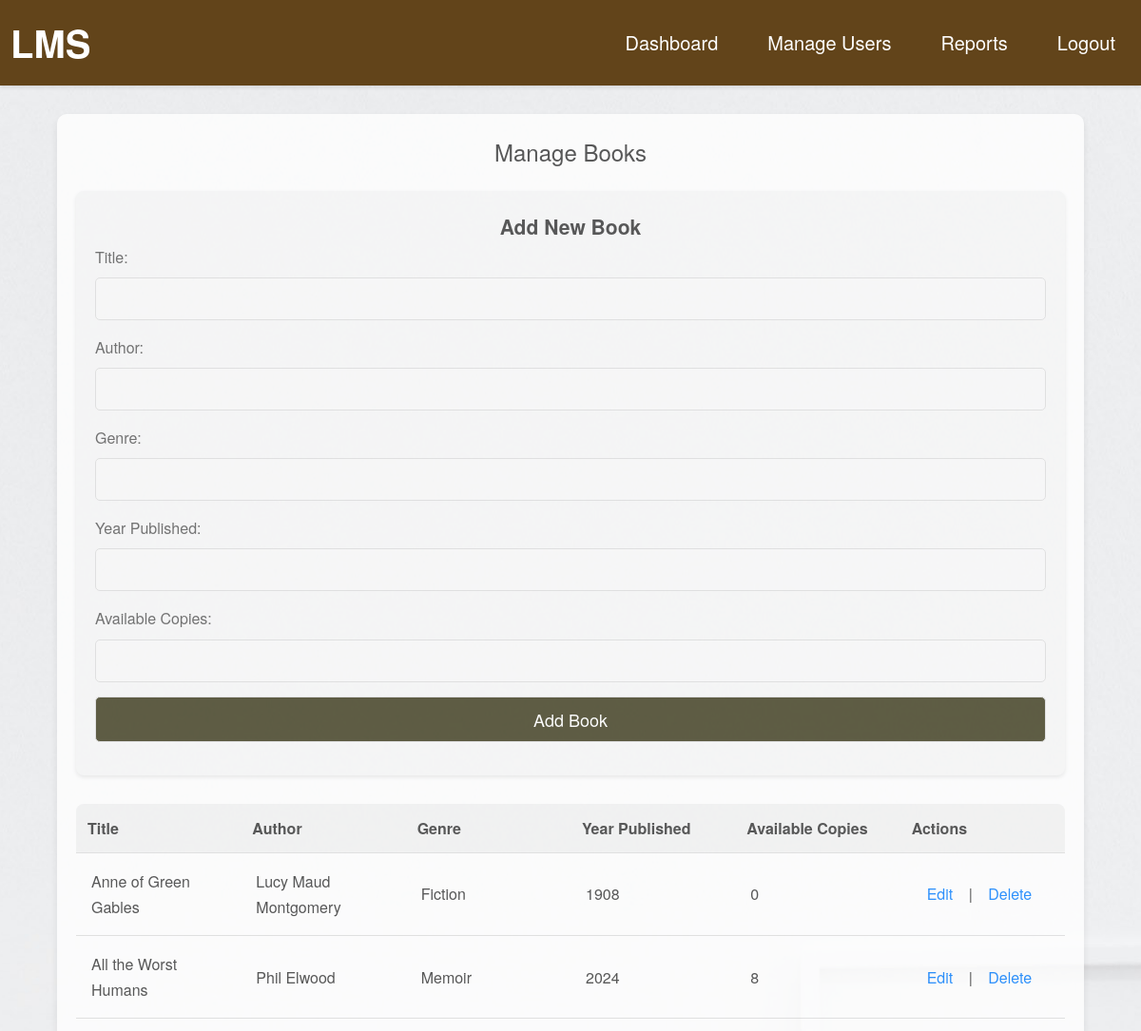
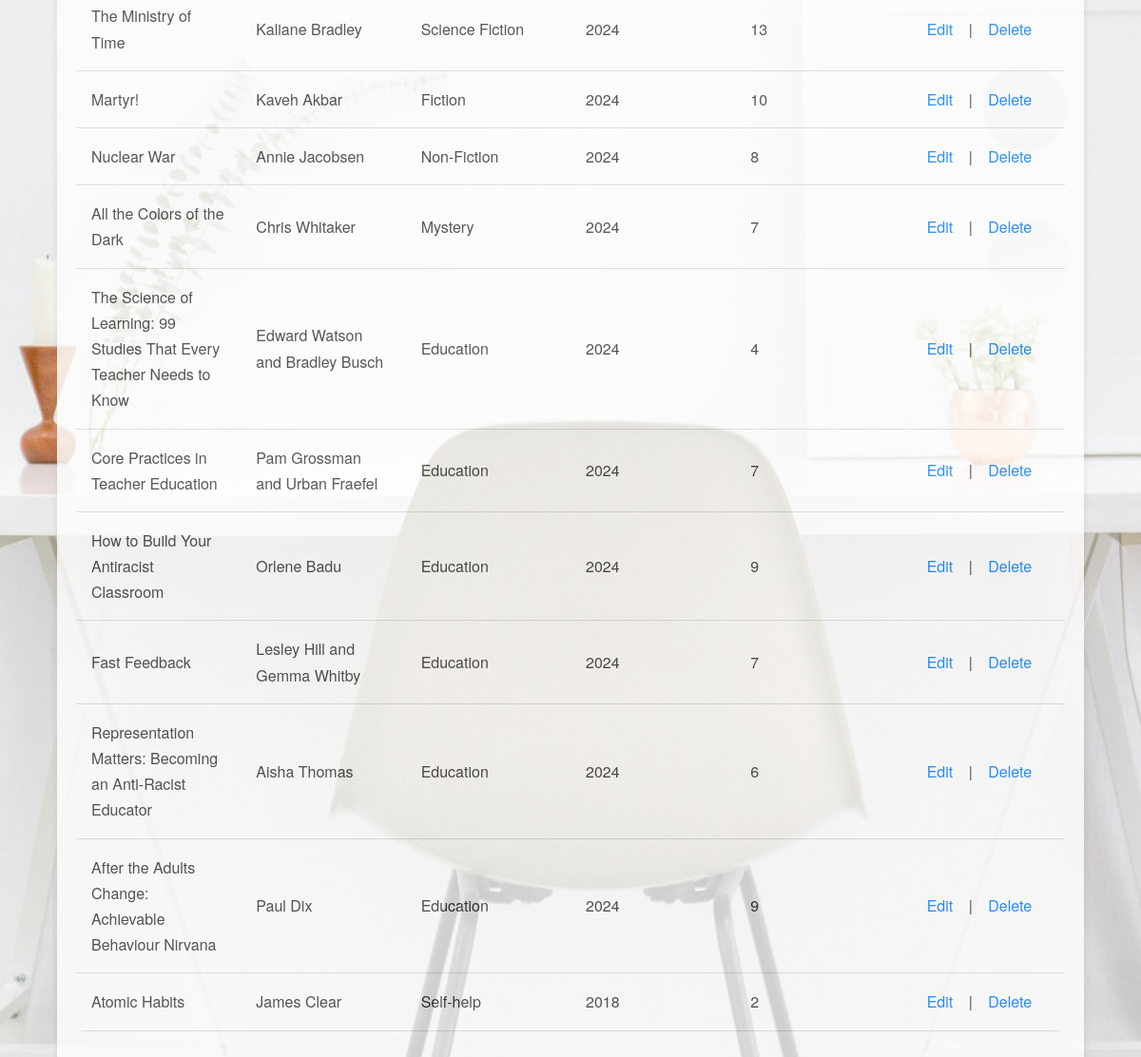
Page /manage_books.php (signed in) on the committed database (2 pictures, top to bottom).
### tables this page shows
CREATE TABLE `books` (
  `BookID` int(11) NOT NULL,
  `Title` varchar(255) NOT NULL,
  `Author` varchar(100) NOT NULL,
  `Genre` varchar(100) DEFAULT NULL,
  `ISBN` varchar(45) NOT NULL,
  `YearPublished` year(4) DEFAULT NULL,
  `TotalCopies` int(11) DEFAULT 0,
  `AvailableCopies` int(11) DEFAULT 0,
  `AddedDate` date DEFAULT NULL
);

### manage_books.php (the view, shortened to what this page needs)
<?php
include 'header.php';
include 'db_connection.php';
$sql = "SELECT * FROM books";
$result = $conn->query($sql);
?>
<!DOCTYPE html>
<html>
<head>
    <link rel="stylesheet" type="text/css" href="css/styles.css">
</head>
<body style="background-image: url('./res/admin.jpg'); background-size: cover; background-position: center; background-repeat: no-repeat;">
    <div class="reports-container">
        <h2>Manage Books</h2>
        <form method="POST" action="" class="add-book-form">
            <h3>Add New Book</h3>
            <label for="title">Title:</label>
            <input type="text" id="title" name="title" required>
            <label for="author">Author:</label>
            <input type="text" id="author" name="author" required>
            <label for="genre">Genre:</label>
            <input type="text" id="genre" name="genre" required>
            <label for="year_published">Year Published:</label>
            <input type="number" id="year_published" name="year_published" required>
            <label for="available_copies">Available Copies:</label>
            <input type="number" id="available_copies" name="available_copies" required>
            <button type="submit" name="add_book">Add Book</button>
        </form>
        <table class="admin-table">
            <thead>
                <tr>
                    <th>Title</th>
                    <th>Author</th>
                    <th>Genre</th>
                    <th>Year Published</th>
                    <th>Available Copies</th>
                    <th>Actions</th>
                </tr>
            </thead>
            <tbody>
                <?php
                if ($result->num_rows > 0) {
                    while ($row = $result->fetch_assoc()) {
                        echo "<tr>
                                <td>" . $row['Title'] . "</td>
                                <td>" . $row['Author'] . "</td>
                                <td>" . $row['Genre'] . "</td>
                                <td>" . $row['YearPublished'] . "</td>
                                <td>" . $row['AvailableCopies'] . "</td>
                                <td>
                                    <a href='edit_book.php?edit=" . $row['BookID'] . "'>Edit</a> |
                                    <a href='manage_books.php?delete=" . $row['BookID'] . "' onclick=\"return confirm('Are you sure you want to delete this book?');\">Delete</a>
                                </td>
                              </tr>";
                    }
                } else {
                    echo "<tr><td colspan='6'>No books available</td></tr>";
                }
                ?>
            </tbody>
        </table>
    </div>
</body>
</html>

### css/styles.css (style rules this page uses)
* { margin: 0; padding: 0; box-sizing: border-box; font-family: 'Helvetica Neue', Arial, sans-serif; }
body { background-image: url('/library.jpg'); background-color: #f5f5f5; background-size: cover; background-position: center; background-repeat: no-repeat; color: #333; font-size: 18px; line-height: 1.7; }
.reports-container { width: 90%; max-width: 1200px; margin: 30px auto; padding: 20px; background-color: #fff; opacity: 80%; border-radius: 10px; box-shadow: 0 4px 8px rgba(0, 0, 0, 0.1); }
.reports-container h2, .reports-container h3 { color: #333; text-align: center; }
.reports-container table { width: 100%; margin-top: 20px; border-collapse: collapse; text-align: left; }
.reports-container th, .reports-container td { padding: 12px; border-bottom: 1px solid #ddd; }
.reports-container th { background-color: #f2f2f2; font-weight: bold; }
h2 { margin-bottom: 20px; font-size: 24px; color: #333; font-weight: 300; }
label { display: block; margin-bottom: 8px; font-size: 16px; color: #555; text-align: left; }
input[type="text"], input[type="email"], input[type="password"], input[type="number"], input[type="date"], select { width: 100%; padding: 10px; margin-bottom: 15px; border: 1px solid #ddd; border-radius: 5px; font-size: 16px; background-color: #f9f9f9; }
button { width: 100%; padding: 12px; background-color: #007BFF; border: none; border-radius: 5px; color: white; font-size: 16px; cursor: pointer; transition: background-color 0.3s ease; }
table { width: 100%; margin-top: 20px; border-collapse: collapse; text-align: left; border-spacing: 0; background-color: #fff; table-layout: auto; }
th, td { padding: 12px; border-bottom: 1px solid #ddd; font-size: 16px; white-space: normal; word-wrap: break-word; }
th { background-color: #f2f2f2; font-weight: 600; color: #333; }
.add-book-form { margin-bottom: 30px; padding: 20px; background-color: #f7f7f7; border-radius: 8px; box-shadow: 0 2px 4px rgba(0, 0, 0, 0.1); }
.add-book-form label { display: block; margin-bottom: 8px; color: #555; }
.add-book-form input, .add-book-form button { width: 100%; padding: 10px; margin-bottom: 15px; border: 1px solid #ddd; border-radius: 5px; font-size: 16px; }
.add-book-form button { background-color: #3b391a; color: #fff; font-size: 18px; cursor: pointer; transition: background-color 0.3s ease; }
.admin-table { width: 100%; table-layout: fixed; border-collapse: collapse; margin: 20px 0; background-color: #fff; border-radius: 8px; overflow: hidden; }
admin-table th, .admin-table td { padding: 16px; border-bottom: 1px solid #ddd; font-size: 16px; color: #333; }
.admin-table th { background-color: #f2f2f2; font-weight: bold; }
.admin-table td a { color: #007BFF; text-decoration: none; padding: 8px 12px; border-radius: 5px; transition: background-color 0.3s ease, color 0.3s ease; }
.add-book-form { padding: 20px; background-color: #f7f7f7; border-radius: 8px; box-shadow: 0 2px 4px rgba(0, 0, 0, 0.1); margin-bottom: 30px; }

### rows in the picture
books: Title "Anne of Green Gables", Author "Lucy Maud Montgomery", Genre "Fiction", YearPublished "1908", AvailableCopies "0"
books: Title "All the Worst Humans", Author "Phil Elwood", Genre "Memoir", YearPublished "2024", AvailableCopies "8"
books: Title "The Ministry of Time", Author "Kaliane Bradley", Genre "Science Fiction", YearPublished "2024", AvailableCopies "13"
books: Title "Martyr!", Author "Kaveh Akbar", Genre "Fiction", YearPublished "2024", AvailableCopies "10"
books: Title "Nuclear War", Author "Annie Jacobsen", Genre "Non-Fiction", YearPublished "2024", AvailableCopies "8"
books: Title "All the Colors of the Dark", Author "Chris Whitaker", Genre "Mystery", YearPublished "2024", AvailableCopies "7"
books: Title "The Science of Learning: 99 Studies That Every Teacher Needs to Know", Author "Edward Watson and Bradley Busch", Genre "Education", YearPublished "2024", AvailableCopies "4"
books: Title "Core Practices in Teacher Education", Author "Pam Grossman and Urban Fraefel", Genre "Education", YearPublished "2024", AvailableCopies "7"
books: Title "How to Build Your Antiracist Classroom", Author "Orlene Badu", Genre "Education", YearPublished "2024", AvailableCopies "9"
books: Title "Fast Feedback", Author "Lesley Hill and Gemma Whitby", Genre "Education", YearPublished "2024", AvailableCopies "7"
books: Title "Representation Matters: Becoming an Anti-Racist Educator", Author "Aisha Thomas", Genre "Education", YearPublished "2024", AvailableCopies "6"
books: Title "After the Adults Change: Achievable Behaviour Nirvana", Author "Paul Dix", Genre "Education", YearPublished "2024", AvailableCopies "9"
books: Title "Atomic Habits", Author "James Clear", Genre "Self-help", YearPublished "2018", AvailableCopies "2"
